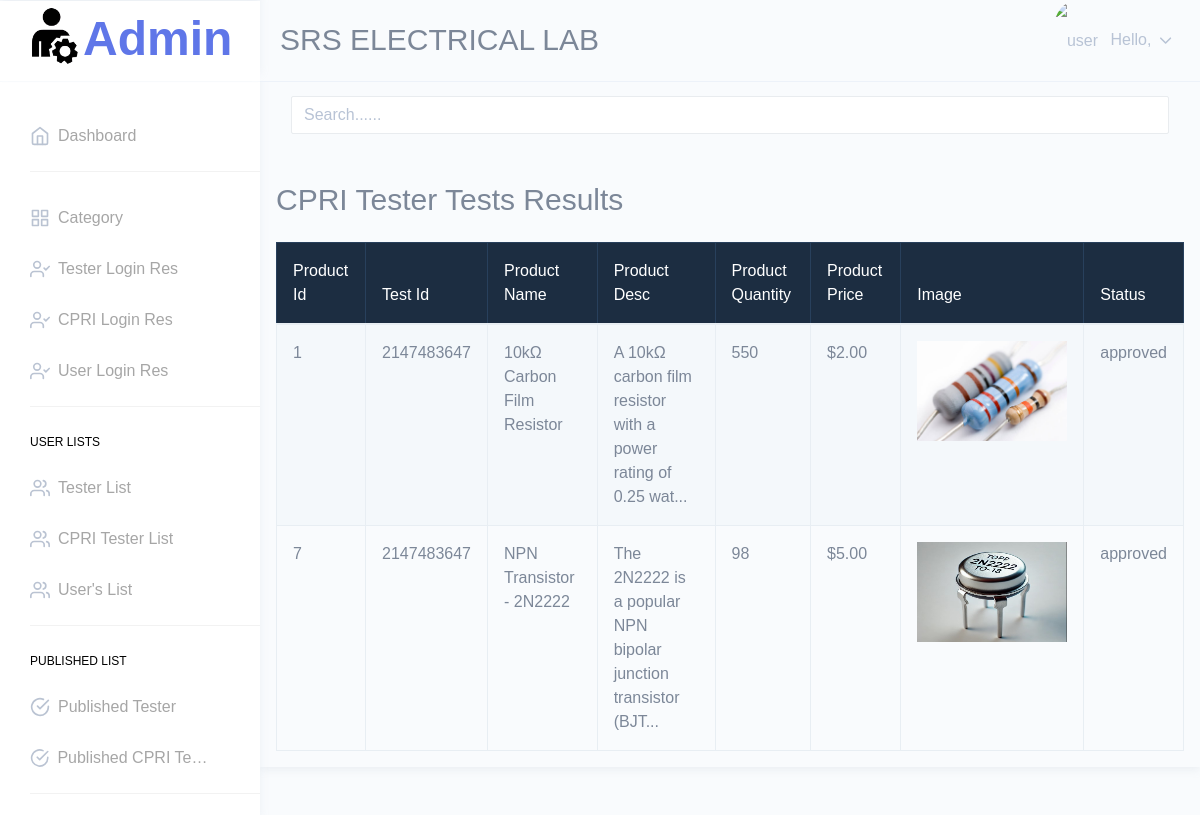
Page /admin/src/php/cpritester_res_user.php (signed in) on the committed database.
### tables this page shows
CREATE TABLE `cpri_product` (
  `id` int(11) NOT NULL,
  `product_id` int(12) NOT NULL,
  `test_id` int(11) NOT NULL,
  `product_name` varchar(255) NOT NULL,
  `product_description` text NOT NULL,
  `product_quantity` int(11) NOT NULL,
  `product_image` varchar(255) NOT NULL,
  `product_price` decimal(10,2) NOT NULL,
  `message` text DEFAULT NULL,
  `category_id` int(11) NOT NULL,
  `user_id` int(11) NOT NULL,
  `status` enum('pending','approved') NOT NULL,
  `message2` text NOT NULL,
  `status2` varchar(50) NOT NULL DEFAULT 'pending'
);

### admin/src/php/cpritester_res_user.php (the view, shortened to what this page needs)
<?php
include("conn.php");
?>
<?php
include("header.php");
?>
<div class="page-wrapper px-3">
<div class="container my-3">
        <div class="row">
            <div class="col-12">
            <form method="POST" enctype="multipart/form-data">
            <div class="input-group">
                <input type="text" id="search-bar" name="search" class="form-control" placeholder="Search......">
            </div>
        </form>
            </div>
        </div>
    </div>
<div class="container my-5">
    <div class="row">
        <h2 class="">CPRI Tester Tests Results</h2>
    </div>
    <div class="row my-3">
        <div class="table-responsive">
            <table class="table table-striped table-bordered">
                <thead class="table-dark">
                    <tr>
                        <th scope="col">Product Id</th>
                        <th scope="col">Test Id</th>
                        <th scope="col">Product Name</th>
                        <th scope="col">Product Desc</th>
                        <th scope="col">Product Quantity</th>
                        <th scope="col">Product Price</th>
                        <th scope="col">Image</th>
                        <th scope="col">Status</th>
                    </tr>
                </thead>
                <tbody>
                    <?php
                    $query = "SELECT * FROM `cpri_product`";
                    $result = mysqli_query($conn, $query);
                    while ($row = mysqli_fetch_assoc($result)) {
                    ?>
                        <tr>
                            <td><?php echo $row['id']; ?></td>
                            <td><?php echo $row['test_id']; ?></td>
                            <td><?php echo $row['product_name']; ?></td>
                            <td><?php echo substr($row['product_description'],0,60),'...' ?></td>
                            <td><?php echo $row['product_quantity']; ?></td>
                            <td>$<?php echo $row['product_price']; ?></td>
                            <td><img src="../../../images/products/<?php echo $row['product_image']?>"  height="100" width="150"></td>
                            <td><?php echo $row['status']; ?></td>
                        </tr>
                    <?php } ?>
                </tbody>
            </table>
        </div>
    </div>
</div>
</div>

### admin/src/php/header.php (shortened to what this page needs)
<!DOCTYPE html>
<html dir="ltr" lang="en">
<head>
    <link href="../assets/extra-libs/c3/c3.min.css" rel="stylesheet">
    <link href="../assets/libs/chartist/dist/chartist.min.css" rel="stylesheet">
    <link href="../assets/extra-libs/jvector/jquery-jvectormap-2.0.2.css" rel="stylesheet" />
    <link href="../dist/css/style.min.css" rel="stylesheet">
</head>
<body>
    <div id="main-wrapper" data-theme="light" data-layout="vertical" data-navbarbg="skin6" data-sidebartype="full"
        data-sidebar-position="fixed" data-header-position="fixed" data-boxed-layout="full">
        <header class="topbar" data-navbarbg="skin6">
            <nav class="navbar top-navbar navbar-expand-md">
                <div class="navbar-header" data-logobg="skin6">
                    <div class="navbar-brand">
                        <a href="index.php">
                            <b class="logo-icon d-flex">
                                 <img src="../assets/images/logo.png" alt="homepage"  height="60"/>
                               <h2 style="font-size:3rem;font-weight:800;" class="mt-1 mx-1">Admin</h2>
                            </b>
                        </a>
                    </div>
                </div>
                <div class="navbar-collapse collapse" id="navbarSupportedContent">
                    <ul class="navbar-nav float-left mr-auto ml-3 pl-1">
                        <li class="nav-item dropdown">
                            <h2 class="mt-2">SRS ELECTRICAL LAB</h2>
                        </li>
                    </ul>
                    <ul class="navbar-nav float-right">
                        <li class="nav-item dropdown">
                            <a class="nav-link dropdown-toggle" href="javascript:void(0)" data-toggle="dropdown"
                                aria-haspopup="true" aria-expanded="false">
                                <img src="../../../images/admin/<?php echo $_SESSION['image'] ?>" alt="user" class="rounded-circle"
                                    width="50" height="50">
                                <span class="ml-2 d-none d-lg-inline-block"><span>Hello,</span>  <i data-feather="chevron-down"
                                        class="svg-icon"></i></span>
                            </a>
                        </li>
                    </ul>
                </div>
            </nav>
        </header>
        <aside class="left-sidebar" data-sidebarbg="skin6">
            <div class="scroll-sidebar" data-sidebarbg="skin6">
                <nav class="sidebar-nav">
                    <ul id="sidebarnav">
                        <li class="sidebar-item">
                            <a class="sidebar-link sidebar-link" href="index.php" aria-expanded="false">
                                <i data-feather="home" class="feather-icon"></i>
                                <span class="hide-menu">Dashboard</span>
                            </a>
                        </li>
                        <li class="list-divider"></li>
                        <li class="sidebar-item">
                            <a class="sidebar-link" href="category_details.php" aria-expanded="false">
                                <i data-feather="grid" class="feather-icon"></i>
                                <span class="hide-menu">Category</span>
                            </a>
                        </li>
                        <li class="sidebar-item">
                            <a class="sidebar-link sidebar-link" href="tester_res.php" aria-expanded="false">
                                <i data-feather="user-check" class="feather-icon"></i>
                                <span class="hide-menu">Tester Login Res</span>
                            </a>
                        </li>
                        <li class="sidebar-item">
                            <a class="sidebar-link sidebar-link" href="cpri_res.php" aria-expanded="false">
                                <i data-feather="user-check" class="feather-icon"></i>
                                <span class="hide-menu">CPRI Login Res</span>
                            </a>
                        </li>
                        <li class="sidebar-item">
                            <a class="sidebar-link sidebar-link" href="user_res.php" aria-expanded="false">
                                <i data-feather="user-check" class="feather-icon"></i>
                                <span class="hide-menu">User Login Res</span>
                            </a>
                        </li>
                        <li class="list-divider"></li>
                        <li class="nav-small-cap"><span class="hide-menu">User Lists</span></li>
                        <li class="sidebar-item">
                            <a class="sidebar-link sidebar-link" href="testerlist.php" aria-expanded="false">
                                <i data-feather="users" class="feather-icon"></i>
                                <span class="hide-menu">Tester List</span>
                            </a>
                        </li>
                        <li class="sidebar-item">
                            <a class="sidebar-link sidebar-link" href="cpritesterlist.php" aria-expanded="false">
                                <i data-feather="users" class="feather-icon"></i>
                                <span class="hide-menu">CPRI Tester List</span>
                            </a>
                        </li>
                        <li class="sidebar-item">
                            <a class="sidebar-link sidebar-link" href="user_list.php" aria-expanded="false">
                                <i data-feather="users" class="feather-icon"></i>
                                <span class="hide-menu">User's List</span>
                            </a>
                        </li>
                        <li class="list-divider"></li>
                        <li class="nav-small-cap"><span class="hide-menu">Published List</span></li>
                        <li class="sidebar-item">
                            <a class="sidebar-link sidebar-link" href="Published_tester.php" aria-expanded="false">
                                <i data-feather="check-circle" class="feather-icon"></i>
                                <span class="hide-menu">Published Tester</span>
                            </a>
                        </li>
                        <li class="sidebar-item ">
                            <a class="sidebar-link sidebar-link" href="Published_cpri_tester.php" aria-expanded="false">
                                <i data-feather="check-circle" class="feather-icon"></i>
                                <span class="hide-menu">Published CPRI Tester</span>
                            </a>
                        </li>
                        <li class="list-divider"></li>
                    </ul>
                </nav>
            </div>
        </aside>
</body>
</html>

### rows in the picture
cpri_product: id "1", test "2147483647", product_name "10kΩ Carbon Film Resistor", product_description "A 10kΩ carbon film resistor with a power rating of 0.25 wat", product_quantity "550", product_price "2.00", product_image (picture), status "approved"
cpri_product: id "7", test "2147483647", product_name "NPN Transistor - 2N2222", product_description "The 2N2222 is a popular NPN bipolar junction transistor (BJT", product_quantity "98", product_price "5.00", product_image (picture), status "approved"
